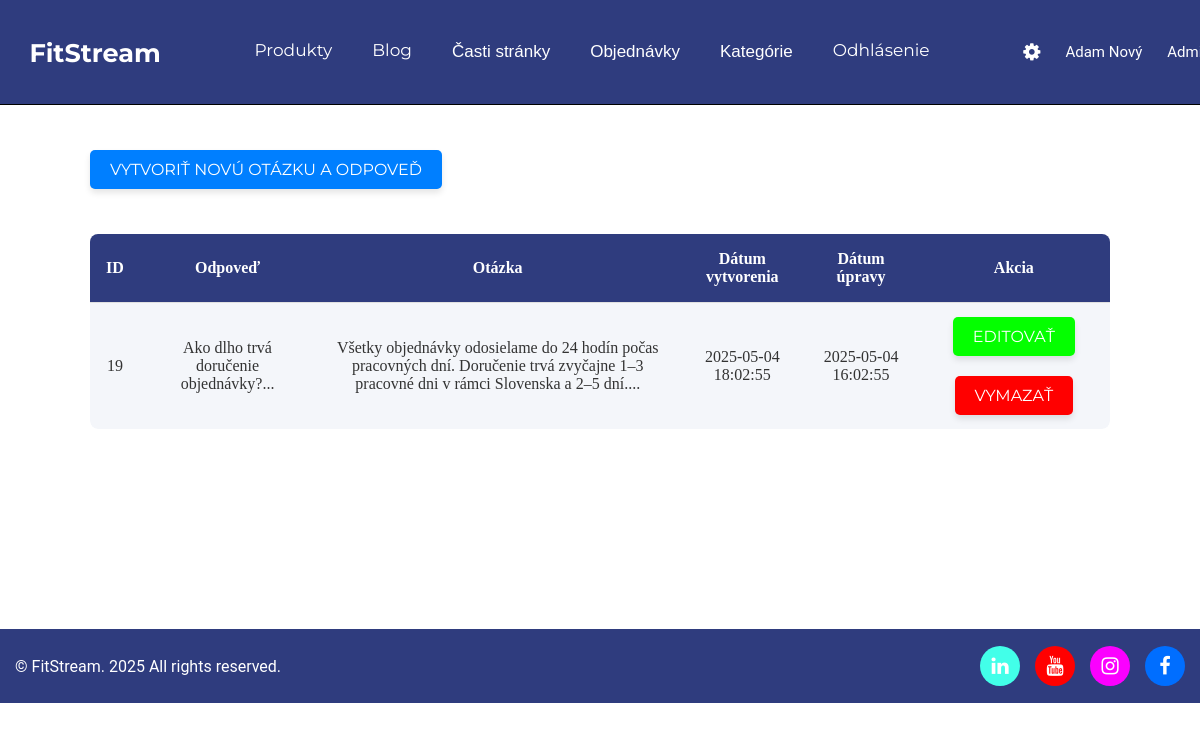
The page /admin/edit_akordeon.php (signed in) on the database as committed earlier.
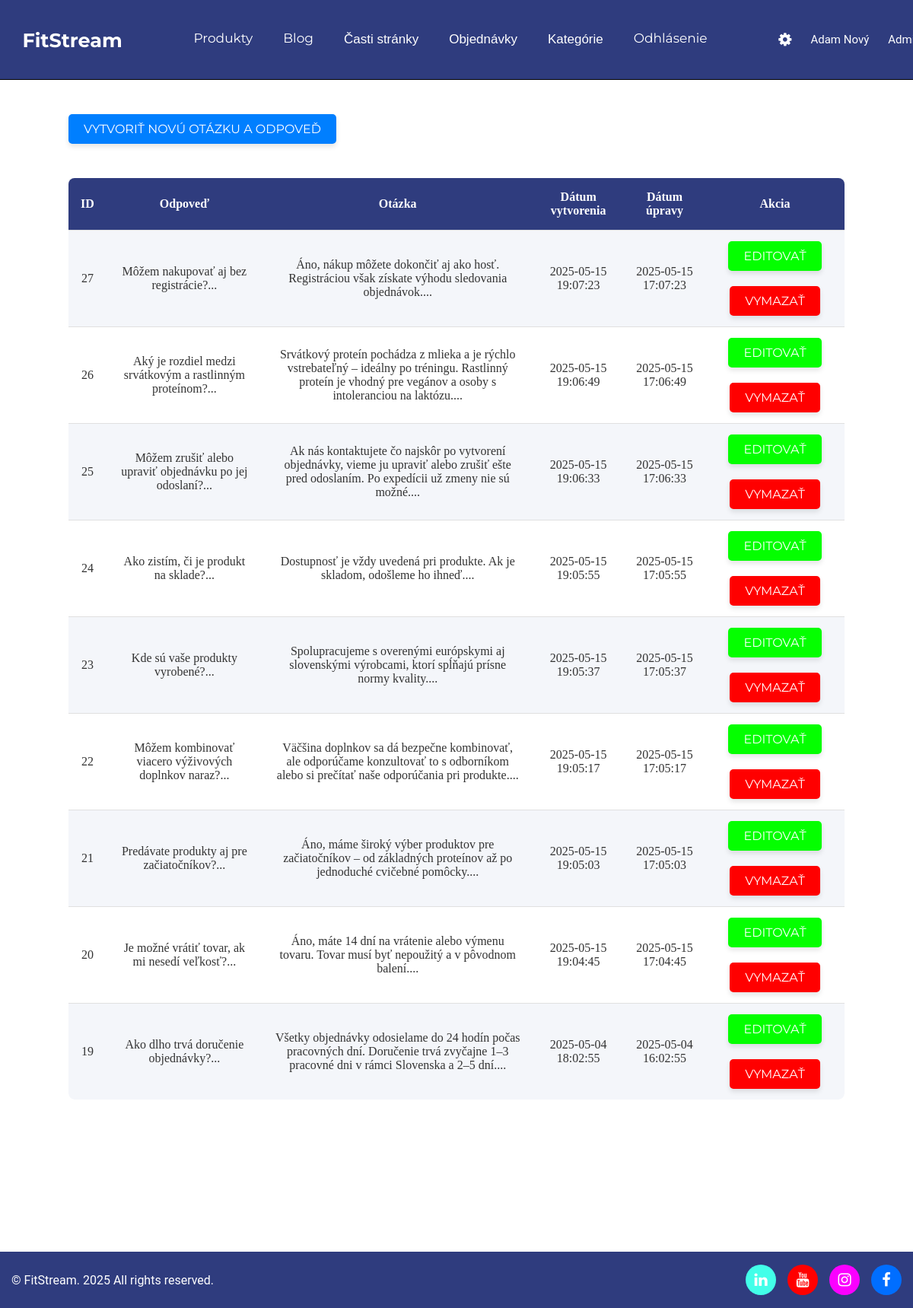
The same page on the database as committed later.
### tables this page shows
CREATE TABLE `akordeon` (
  `idakordeon` int(11) NOT NULL,
  `otazka` varchar(255) NOT NULL,
  `odpoved` text NOT NULL,
  `datum_vytvorenia` datetime DEFAULT current_timestamp(),
  `datum_upravy` timestamp NOT NULL DEFAULT current_timestamp() ON UPDATE current_timestamp()
);

CREATE TABLE `footer_ikony` (
  `idfooter` int(11) NOT NULL,
  `ikona` varchar(255) NOT NULL,
  `farba_bg` varchar(255) NOT NULL,
  `farba_ikony` varchar(255) NOT NULL,
  `url` varchar(45) NOT NULL
);

### admin/edit_akordeon.php (called while the page is built, shortened)
<?php
$akordeon = new Akordeon();
$vypis_akordeon = $akordeon->vypisAkordeon();
?>
<?php include "parts/header.php"; ?>
<?php include "parts/navbar.php"; ?>
<?php include "parts/uprava_akordeon.php"?>
<?php include "parts/footer.php"; ?>

### classes/Database.php (called while the page is built, shortened)
<?php
class Database
{
    private $connection;
    protected function connect(): void
    {
        $config = DATABASE;
        $options = [
            PDO::ATTR_ERRMODE            => PDO::ERRMODE_EXCEPTION,
            PDO::ATTR_DEFAULT_FETCH_MODE => PDO::FETCH_ASSOC,
        ];
        try {
            $dsn = 'mysql:host=' . $config['HOST'] .
                   ';dbname=' . $config['DBNAME'] .
                   ';port=' . $config['PORT'];
            $this->connection = new PDO(
                $dsn,
                $config['USER_NAME'],
                $config['PASSWORD'],
                $options
            );
        } catch (PDOException $e) {
            throw new Exception('Pripojenie zlyhalo: ' . $e->getMessage());
        }
    }
    public function getConnection(): PDO
    {
        return $this->connection;
    }
}
?>

### classes/Akordeon.php (called while the page is built, shortened)
<?php
class Akordeon extends Database
{
    protected $conn;
    public function __construct()
    {
        $this->conn = $this->getConnection();
    }
    public function vypisAkordeon(): array
    {
        try {
            $sql = "SELECT * FROM akordeon ORDER BY datum_upravy DESC";
            $st = $this->conn->prepare($sql);
            $st->execute();
            $rs = $st->fetchAll();
            return $rs;
        } catch (Exception $e) {
            die("Nastala chyba");
        } finally {
            $this->conn = null;
        }
    }
}
?>

### classes/Footer.php (called while the page is built, shortened)
<?php
class Footer extends Database
{
    protected $conn;
    public function __construct()
    {
        $this->conn = $this->getConnection();
    }
    public function footerVypis(): array
    {
        try {
            $sql = "SELECT * FROM footer_ikony";
            $st = $this->conn->prepare($sql);
            $st->execute();
            return $st->fetchAll();
        } catch (Exception $e) {
            die("Nastala chyba");
        } finally {
            $this->conn = null;
        }
    }
}
?>

### admin/parts/uprava_akordeon.php (the view, shortened to what this page needs)
<div class="vyziva_obal">
    <div class="obal">
        <a href="<?php echo BASE_URL; ?>admin/vytvorenie/vytvorenie_otazky_a_odpovede.php" class="vytvorenie">Vytvoriť novú otázku a odpoveď</a>
        <div class="table_con">
            <table>
                <tr>
                    <th>ID</th>
                    <th>Odpoveď</th>
                    <th>Otázka</th>
                    <th>Dátum vytvorenia</th>
                    <th>Dátum úpravy</th>
                    <th>Akcia</th>
                </tr>
                <?php foreach($vypis_akordeon as $polozka_akordeonu): ?>
                    <tr>
                        <?php $id = $polozka_akordeonu['idakordeon']; ?>
                        <td><?php echo $id; ?></td>
                        <td><?php echo substr($polozka_akordeonu['otazka'], 0, 180); ?>...</td>
                        <td><?php echo substr($polozka_akordeonu['odpoved'], 0, 180); ?>...</td>
                        <td><?php echo $polozka_akordeonu['datum_vytvorenia']; ?></td>
                        <td><?php echo $polozka_akordeonu['datum_upravy']; ?></td>
                        <td>
                            <a href="<?php echo BASE_URL; ?>admin/editovanie/editovanie_akordeonu.php?id=<?php echo $id; ?>" class="edit">Editovať</a>
                            <a href="<?php echo BASE_URL; ?>admin/vymazanie/vymazanie_akordeon.php?id=<?php echo $id; ?>" onclick="return kontrolaVymazania()" class="delete">Vymazať</a>
                        </td>
                    </tr>
                <?php endforeach; ?>
            </table>
        </div>
    </div>
</div>

### admin/parts/footer.php (shortened to what this page needs)
<?php
$footer = new Footer();
$footer_vypis = $footer->footerVypis();
?>
<footer>
    <div class = "bottom_footer">
        <div class = "footer_rights"><p class = ""> &copy; <span id="year"></span>FitStream. <?php echo(date("Y")); ?> All rights reserved.</p></div>
            <div class = "social_media_links">
                <?php foreach($footer_vypis as $a): ?>
                    <a href="<?php echo $a['url']; ?>">
                    <button class="social"
                    style="background-color: <?php echo $a['farba_bg']; ?>;
                    color: <?php echo $a['farba_ikony']; ?>;">
                   <i class="<?php echo $a['ikona']; ?>" style="font-size: 20px;"></i>
                   </button>
                   </a>
                <?php endforeach; ?>
         </div>
            </div>
</footer>
</body>
</html>

Rows that differ between the two databases and show on the page:
added akordeon: idakordeon "27", otazka "Môžem nakupovať aj bez registrácie?", odpoved "Áno, nákup môžete dokončiť aj ako hosť. Registráciou však získate výhodu sledovania objednávok.", datum_vytvorenia "2025-05-15 19:07:23", datum_upravy "2025-05-15 17:07:23"
added akordeon: idakordeon "26", otazka "Aký je rozdiel medzi srvátkovým a rastlinným proteínom?", odpoved "Srvátkový proteín pochádza z mlieka a je rýchlo vstrebateľný – ideálny po tréningu. Rastlinný proteín je vhodný pre vegánov a osoby s intoleranciou na laktózu.", datum_vytvorenia "2025-05-15 19:06:49", datum_upravy "2025-05-15 17:06:49"
added akordeon: idakordeon "25", otazka "Môžem zrušiť alebo upraviť objednávku po jej odoslaní?", odpoved "Ak nás kontaktujete čo najskôr po vytvorení objednávky, vieme ju upraviť alebo zrušiť ešte pred odoslaním. Po expedícii už zmeny nie sú možné.", datum_vytvorenia "2025-05-15 19:06:33", datum_upravy "2025-05-15 17:06:33"
added akordeon: idakordeon "24", otazka "Ako zistím, či je produkt na sklade?", odpoved "Dostupnosť je vždy uvedená pri produkte. Ak je skladom, odošleme ho ihneď.", datum_vytvorenia "2025-05-15 19:05:55", datum_upravy "2025-05-15 17:05:55"
added akordeon: idakordeon "23", otazka "Kde sú vaše produkty vyrobené?", odpoved "Spolupracujeme s overenými európskymi aj slovenskými výrobcami, ktorí spĺňajú prísne normy kvality.", datum_vytvorenia "2025-05-15 19:05:37", datum_upravy "2025-05-15 17:05:37"
added akordeon: idakordeon "22", otazka "Môžem kombinovať viacero výživových doplnkov naraz?", odpoved "Väčšina doplnkov sa dá bezpečne kombinovať, ale odporúčame konzultovať to s odborníkom alebo si prečítať naše odporúčania pri produkte.", datum_vytvorenia "2025-05-15 19:05:17", datum_upravy "2025-05-15 17:05:17"
added akordeon: idakordeon "21", otazka "Predávate produkty aj pre začiatočníkov?", odpoved "Áno, máme široký výber produktov pre začiatočníkov – od základných proteínov až po jednoduché cvičebné pomôcky.", datum_vytvorenia "2025-05-15 19:05:03", datum_upravy "2025-05-15 17:05:03"
added akordeon: idakordeon "20", otazka "Je možné vrátiť tovar, ak mi nesedí veľkosť?", odpoved "Áno, máte 14 dní na vrátenie alebo výmenu tovaru. Tovar musí byť nepoužitý a v pôvodnom balení.", datum_vytvorenia "2025-05-15 19:04:45", datum_upravy "2025-05-15 17:04:45"
